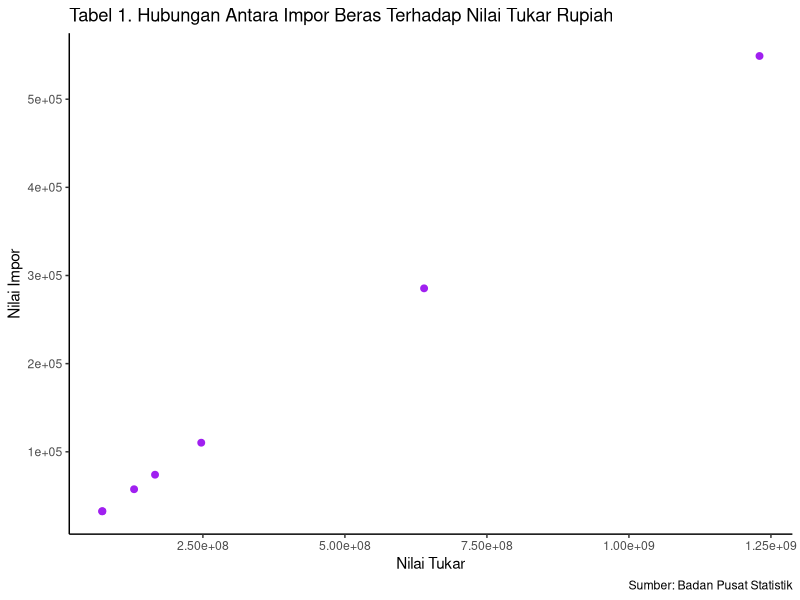

Source code (R):
## ---- chunk 1
#| label: fig-mpg
#| fig-cap: "Hubungan Antara Impor Beras Terhadap Nilai Tukar Rupiah"
library(tidyverse)
library(readxl)
dat<-read_excel('latihan.xlsx')
library(ggplot2)
ggplot(data=dat, aes(x=X, y=Y))+
  geom_point(color='purple', size=2)+
  labs(title="Tabel 1. Hubungan Antara Impor Beras Terhadap Nilai Tukar Rupiah",
       x="Nilai Tukar",
       y="Nilai Impor",
       caption = "Sumber: Badan Pusat Statistik") +
  theme_classic()
## ---- chunk 2
library(readxl)
dat<-read_excel("latihan.xlsx")
reg<-lm(Y~X,data=dat)
summary(reg)
